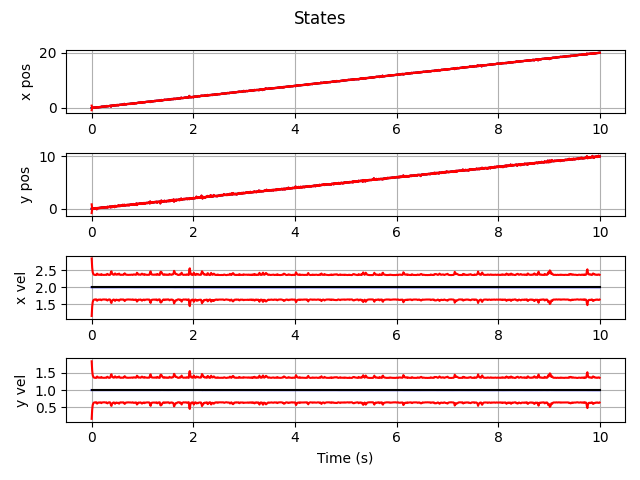

Generate this figure with Python:
def main():
    import numpy as np
    import numpy.random as rnd
    import matplotlib.pyplot as plt

    import gncpy.plotting as gplot
    import serums.models as smodels
    from gncpy.filters import StudentsTFilter
    from gncpy.dynamics.basic import DoubleIntegrator

    # define measurement noise
    m_dof = 3
    m_cov = 0.07 ** 2 * np.eye(2)
    measNoise = smodels.StudentsT(mean=np.zeros((2, 1)), scale=((m_dof - 2) / m_dof) * m_cov, dof=m_dof)
    rng = rnd.default_rng(69)

    # define process noise
    p_dof = 5
    p_cov = 0.5 ** 2 * np.eye(4)
    procNoise = smodels.StudentsT(mean=np.zeros((4,1)), scale=((p_dof - 2) / p_dof) * p_cov, dof=p_dof)

    # define simulation time
    dt = 0.01
    t0, t1 = 0, 10
    time = np.arange(t0, t1, dt)

    # set up the filter
    filt = StudentsTFilter()
    filt.dof = 3
    covariance = 0.7 * np.eye(4)
    filt.scale = ((filt.dof - 2) / filt.dof) * covariance

    # set up variables to save states and truth data
    states = np.nan * np.ones((time.size, 4))
    stds = np.nan * np.ones(states.shape)
    states[0, :] = np.array([0, 0, 2, 1])
    stds[0, :] = np.sqrt(np.diag(filt.cov))

    t_states = states.copy()

    # set up dynamics model
    model = DoubleIntegrator()

    # set up state model
    filt.set_state_model(dyn_obj=model)
    filt.proc_noise = procNoise.scale.copy()
    filt.proc_noise_dof = procNoise.degrees_of_freedom

    # set up measurement model
    m_mat = np.array([[1, 0, 0, 0], [0, 1, 0, 0]])
    filt.set_measurement_model(meas_mat=m_mat)
    filt.meas_noise = measNoise.scale.copy()
    filt.meas_noise_dof = measNoise.degrees_of_freedom


    for kk, t in enumerate(time[:-1]):
        states[kk + 1, :] = filt.predict(
            t, states[kk, :].reshape((4, 1)), state_mat_args=(dt,)
        ).flatten()

        t_states[kk + 1, :] = model.propagate_state(t, t_states[kk, :].reshape((4, 1)), state_args=(dt,)).flatten()

        meas = m_mat @ t_states[kk + 1, :].reshape((-1, 1)) + measNoise.sample(rng=rng).reshape((-1, 1))

        states[kk + 1, :] = filt.correct(t, meas, states[kk + 1, :].reshape((4, 1)))[0].flatten()

        stds[kk + 1, :] = np.sqrt(np.diag(filt.cov))

    # plot states
    fig = plt.figure()
    for ii, s in enumerate(DoubleIntegrator().state_names):
        fig.add_subplot(4, 1, ii + 1)
        fig.axes[ii].plot(time, states[:, ii], color="b", label="est")
        fig.axes[ii].plot(time, t_states[:, ii], color="k", label="true")
        fig.axes[ii].plot(time, states[:, ii] + stds[:, ii], color="r")
        fig.axes[ii].plot(time, states[:, ii] - stds[:, ii], color="r")
        fig.axes[ii].grid(True)
        fig.axes[ii].set_ylabel(s)

    plt_opts = gplot.init_plotting_opts()
    gplot.set_title_label(fig, -1, plt_opts, ttl="States", x_lbl="Time (s)")
    fig.tight_layout()

    return fig

def run():
    import os

    print("Generating StudentsT examples")

    fout = os.path.join(
        os.path.dirname(__file__), "{}.png".format(os.path.basename(__file__)[:-3])
    )
    if not os.path.isfile(fout):
        fig = main()
        fig.savefig(fout)

if __name__ == "__main__":
    import matplotlib.pyplot as plt
    main()
    plt.show()
